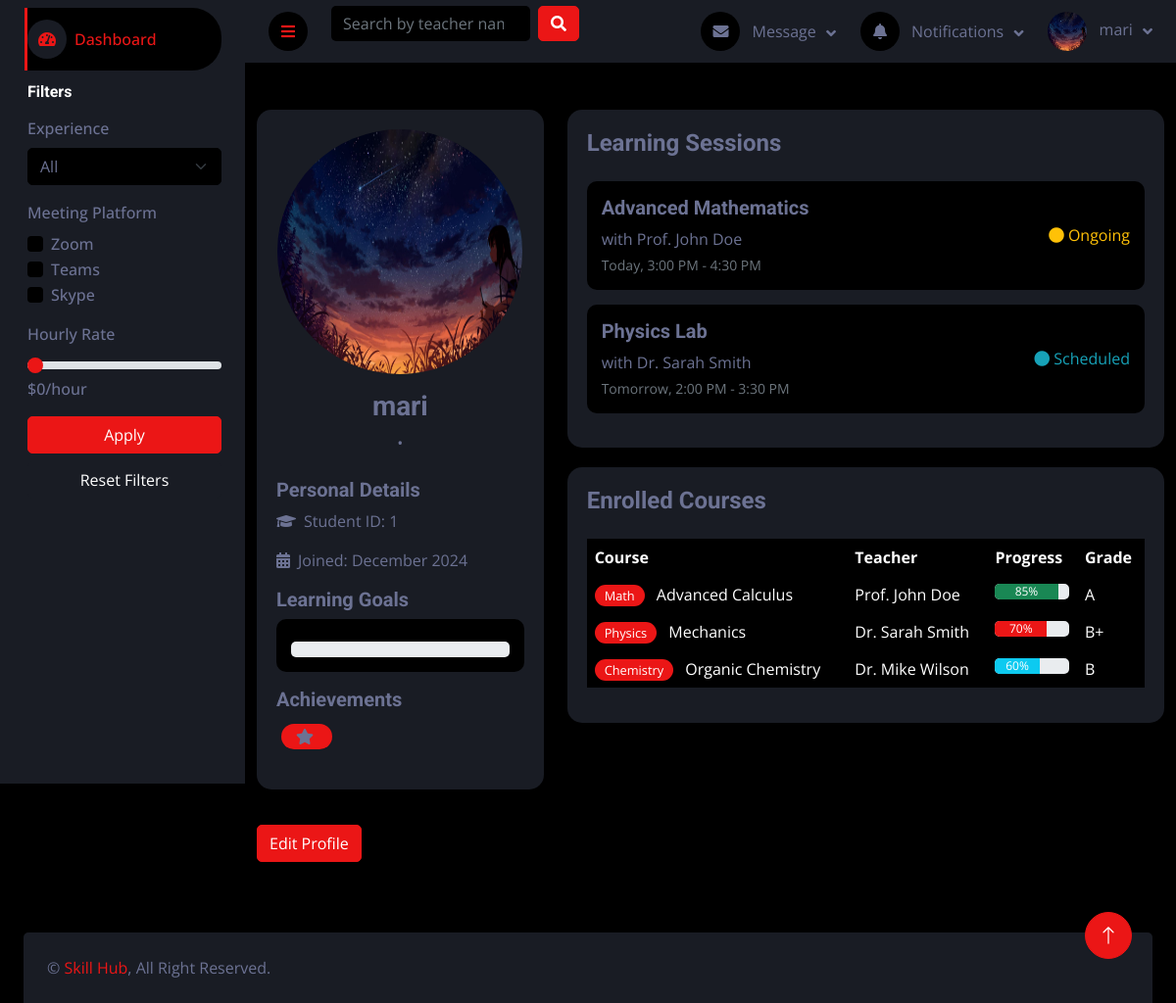
Screenshot of /profile-student/ (signed in) with the database file from the repository.
### users/models.py (models this page shows, shortened)
class User(AbstractUser):
    ROLES = (
        ('student', 'Student'),
        ('teacher', 'Teacher'),
    )
    role = models.CharField(max_length=10, choices=ROLES)
    bio = models.TextField(blank=True, null=True)
    profile_picture = models.ImageField(upload_to='profile_pictures/', blank=True, null=True)
    date_joined = models.DateTimeField(auto_now_add=True)
    updated_at = models.DateTimeField(auto_now=True)
    class Meta:
        verbose_name = 'User'
        verbose_name_plural = 'Users'

### users/views.py (the view)
# urls.py: path('profile-student/', views.profile_student, name='profile_student'),
@login_required
def profile_student(request):
    if request.method == 'POST':
        form = UserUpdateForm(request.POST, request.FILES, instance=request.user)
        if form.is_valid():
            form.save()
            messages.success(request, 'Profile updated successfully!')
            return redirect('profile_student')
    else:
        form = UserUpdateForm(instance=request.user)
    return render(request, 'users/profile_student.html', {'form': form})

### users/forms.py
class UserUpdateForm(forms.ModelForm):
    class Meta:
        model = User
        fields = ('username', 'email', 'bio', 'profile_picture')

### bookings/context_processors.py (called while the page is built)
def unread_notifications(request):
    if request.user.is_authenticated:
        notifications = Notification.objects.filter(recipient=request.user, is_read=False)
        return {'notifications': notifications}
    return {'notifications': []}

### users/context_processors.py (called while the page is built)
def navbar_data(request):
    if request.user.is_authenticated:
        messages = Message.objects.filter(receiver=request.user).order_by('-timestamp')[:5]
        notifications = Notification.objects.filter(user=request.user).order_by('-timestamp')[:5]
        return {'messages': messages, 'notifications': notifications}
    return {}

### users/templates/users/profile_student.html (shortened to what this page needs)
{% extends 'base.html' %}
{% block content %}
 {% include 'components/sidebar.html' %}
<div class="container py-5">
    <div class="row">
        <div class="col-lg-4">
            {% include 'components/student_info.html' %}
                        <a href="{% url 'edit_student_profile' %}" class="btn btn-primary mt-3">Edit Profile</a>
        </div>
        <div class="col-lg-8">
            {% include 'components/sessions.html' %}
            {% include 'components/current_courses.html' %}
        </div>
    </div>
</div>
{% endblock %}

### templates/components/navbar.html (shortened to what this page needs)
<nav class="navbar navbar-expand bg-secondary navbar-dark sticky-top px-4 py-0">
    <a href="#" class="sidebar-toggler flex-shrink-0">
        <i class="fa fa-bars"></i>
    </a>
    <form class="d-none d-md-flex ms-4" action="{% url 'search_teachers' %}" method="get">
        <input
                class="form-control bg-dark border-0"
                type="search"
                name="q"
                placeholder="Search by teacher name or skill..."
                value="{{ request.GET.q|default:'' }}">
        <button class="btn btn-primary ms-2" type="submit">
            <i class="fa fa-search"></i>
        </button>
    </form>
    <div class="navbar-nav align-items-center ms-auto">
        <div class="nav-item dropdown">
            <a href="#" class="nav-link dropdown-toggle" data-bs-toggle="dropdown">
                <i class="fa fa-envelope me-lg-2"></i>
                <span class="d-none d-lg-inline-flex">Message</span>
            </a>
        </div>
        <div class="nav-item dropdown">
            <a href="#" class="nav-link dropdown-toggle" data-bs-toggle="dropdown">
                <i class="fa fa-bell me-lg-2"></i>
                <span class="d-none d-lg-inline-flex">Notifications</span>
            </a>
        </div>
        <div class="nav-item dropdown">
            <a href="#" class="nav-link dropdown-toggle" data-bs-toggle="dropdown">
                {% if user.profile_picture %}
                <img class="rounded-circle me-lg-2" src="{{ user.profile_picture.url }}" alt=""
                     style="width: 40px; height: 40px;">
                {% else %}
                <div class="rounded-circle me-lg-2 bg-light d-flex align-items-center justify-content-center"
                     style="width: 40px; height: 40px;">
                    <i class="fas fa-user"></i>
                </div>
                {% endif %}
                <span class="d-none d-lg-inline-flex">{{ request.user.username }}</span>
            </a>
        </div>
    </div>
</nav>

### templates/components/student_info.html (shortened to what this page needs)
{% load static %}
<div class="profile-section">
    <div class="text-center mb-4">
        {% if user.profile_picture %}
        <img width="250" height="250" src="{{ user.profile_picture.url }}" class="rounded-circle mb-3"
             alt="Student Picture">
        {% else %}
        <img width="250" height="250" src="{% static 'default-profile.png' %}" class="rounded-circle mb-3"
             alt="Default Picture">
        {% endif %}
        <h3 class="text-light">{{ user.username }}</h3>
        <p class="text-light">{{ student.grade }} • {{ student.track }}</p>
    </div>
    <div class="mb-3">
        <h5 class="text-light">Personal Details</h5>
        <p><i class="fas fa-graduation-cap me-2"></i>Student ID: {{ user.id }}</p>
        <p><i class="fas fa-calendar-alt me-2"></i>Joined: {{ user.date_joined|date:"F Y" }}</p>
    </div>
    <div class="mb-3">
        <h5 class="text-light">Learning Goals</h5>
        <div class="progress-card">
            <div class="progress">
            </div>
        </div>
    </div>
    <div class="mb-3">
        <h5 class="text-light">Achievements</h5>
        <div class="achievement-badge">
            <i class="fas fa-star me-1"></i> {{ achievement.name }}
        </div>
    </div>
</div>

### static/css/style.css (style rules this page uses)
:root { --primary: #EB1616; --secondary: #191C24; --light: #6C7293; --dark: #000000; }
.btn { transition: .5s; }
.content .navbar .navbar-nav .nav-link { margin-left: 25px; padding: 12px 0; color: var(--light); outline: none; }
.content .navbar .sidebar-toggler, .content .navbar .navbar-nav .nav-link i { width: 40px; height: 40px; display: inline-flex; align-items: center; justify-content: center; background: var(--dark); border-radius: 40px; }
.content .navbar .dropdown-toggle::after { margin-left: 6px; vertical-align: middle; border: none; content: "\f107"; font-family: "Font Awesome 5 Free"; font-weight: 900; transition: .5s; }
.profile-section { background-color: var(--secondary); border-radius: 15px; padding: 20px; margin-bottom: 20px; }
.progress-card { background-color: var(--dark); border-radius: 10px; padding: 15px; margin-bottom: 15px; }
.achievement-badge { background-color: var(--primary); color: var(--light); margin: 5px; padding: 5px 15px; border-radius: 20px; display: inline-block; }

### rows the page displays
User: profile_picture (picture), user.username "mari", username "mari", id "1", date_joined "December 2024"
